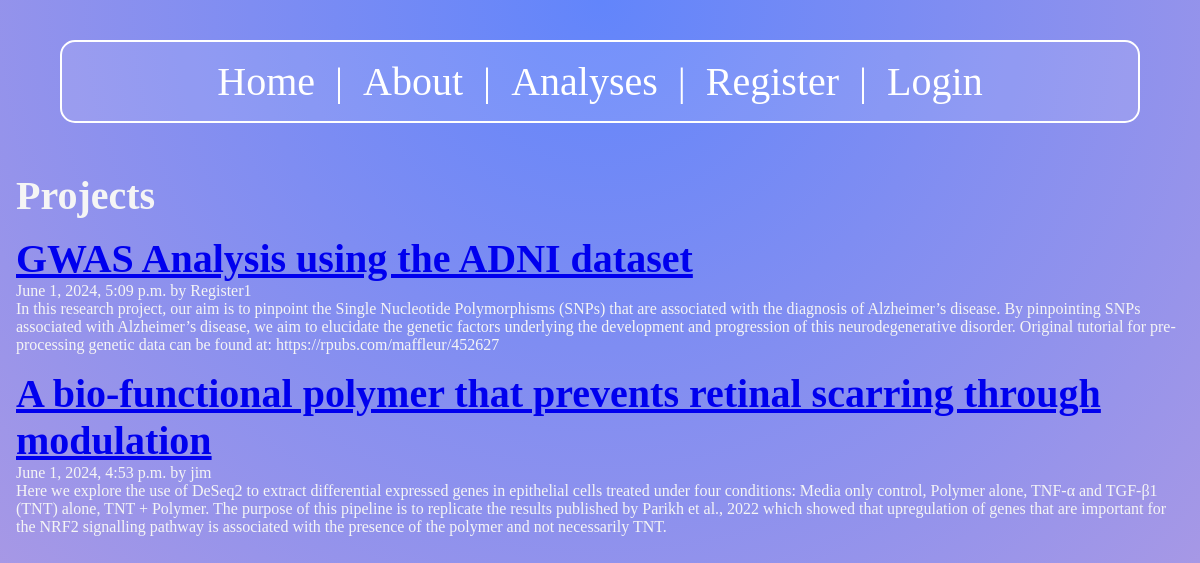
/projects/, run on the app's committed database.
### projects/models.py (models this page shows, shortened)
class Project(models.Model):
    title = models.CharField(max_length=75)
    body = models.TextField()
    slug = models.SlugField()
    date = models.DateTimeField(auto_now_add=True)
    banner = models.ImageField(default='Default_Project.png', blank=True)
    author = models.ForeignKey(User, on_delete=models.CASCADE, default=None)

### projects/views.py (the view)
# urls.py: path('', views.projects_list, name="list"),
def projects_list(request):
    projects = Project.objects.all().order_by('-date')
    return render(request, 'projects/projects_list.html', {'projects': projects})

### projects/templates/projects/projects_list.html (shortened to what this page needs)
{% extends 'layout.html' %}
{% block content %}
    <section>
    <h1>Projects</h1>
    {% for project in projects %}
        <article class="project">
            <h2>
                <a href="{%  url 'projects:page' slug=project.slug %}">
                    {{ project.title }}
                </a>
            </h2>
            <p>{{ project.date }} by {{ project.author }}</p>
            <p>{{ project.body }}</p>
        </article>
    {% endfor %}
</section>
{% endblock %}

### static/css/style.css (style rules this page uses)
* { margin: 0; padding: 0; box-sizing: border-box; }
body { min-height: 100vh; background-image: radial-gradient(circle at top, #6285fb, #b59ce1); color: whitesmoke; font-size: 3rem; display: flex; flex-direction: column; align-items: center; position: relative; }
section { display: flex; flex-flow: column; gap: 1rem; }
h1, h2 { font-size: 2.5rem; }
p { font-size: 1rem; }

### data on the page
Project: title "GWAS Analysis using the ADNI dataset", date "June 1, 2024, 5:09 p.m.", author "Register1", body "In this research project, our aim is to pinpoint the Single Nucleotide Polymorphisms (SNPs) that are associated with the diagnosis of Alzheimer’s disease. By pinpointing SNPs associated with Alzheimer’s disease, we aim to elucidate the genetic factors underlying the development and progression of this neurodegenerative disorder. Original tutorial for pre-processing genetic data can be found at: https://rpubs.com/maffleur/452627"
Project: title "A bio-functional polymer that prevents retinal scarring through modulation", date "June 1, 2024, 4:53 p.m.", author "jim", body "Here we explore the use of DeSeq2 to extract differential expressed genes in epithelial cells treated under four conditions: Media only control, Polymer alone, TNF-α and TGF-β1 (TNT) alone, TNT + Polymer. The purpose of this pipeline is to replicate the results published by Parikh et al., 2022 which showed that upregulation of genes that are important for the NRF2 signalling pathway is associated with the presence of the polymer and not necessarily TNT."
